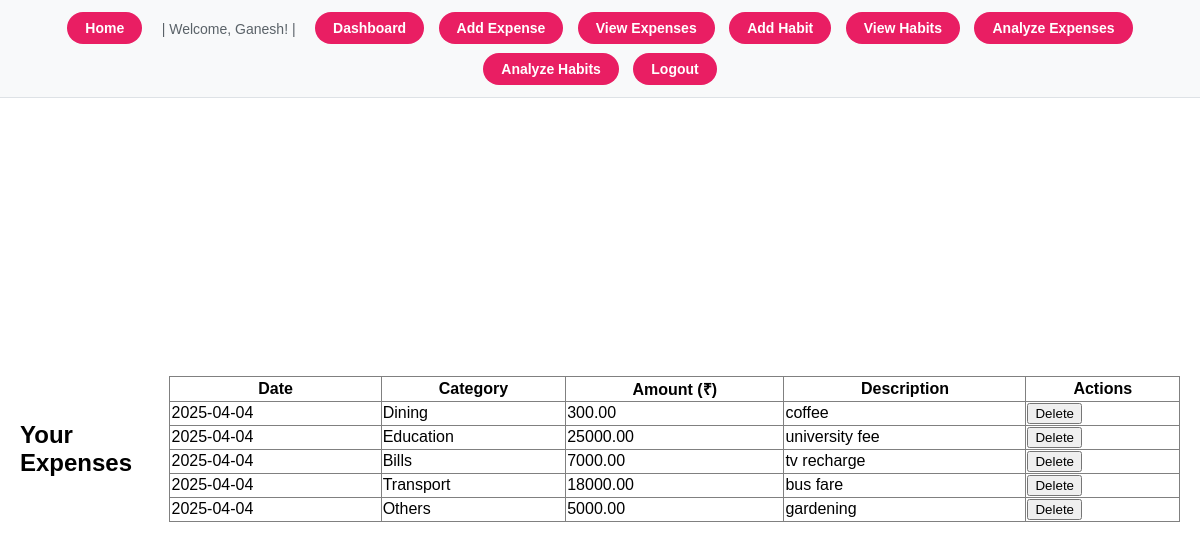
The app's page /view_expenses (signed in) with its own data.
### models.py (models this page shows, shortened)
class User(UserMixin, db.Model):
    id = db.Column(db.Integer, primary_key=True)
    username = db.Column(db.String(80), unique=True, nullable=False)
    password_hash = db.Column(db.String(128), nullable=False)
    expenses = db.relationship('Expense', backref='owner', lazy=True, cascade="all, delete-orphan")
    habits = db.relationship('Habit', backref='owner', lazy=True, cascade="all, delete-orphan")

class Expense(db.Model):
    id = db.Column(db.Integer, primary_key=True)
    date = db.Column(db.Date, nullable=False, default=date.today) # Use date.today for default
    category = db.Column(db.String(100), nullable=False)
    amount = db.Column(db.Float, nullable=False)
    description = db.Column(db.String(200), nullable=True)
    user_id = db.Column(db.Integer, db.ForeignKey('user.id'), nullable=False)

### app.py (the view)
    @app.route('/view_expenses')
    @login_required
    def view_expenses():
        user_expenses = Expense.query.filter_by(user_id=current_user.id).order_by(Expense.date.desc()).all()
        return render_template('view_expenses.html', expenses=user_expenses)

### models.py (called while the page is built)
@login_manager.user_loader
def load_user(user_id):
    return User.query.get(int(user_id))

### templates/view_expenses.html (shortened to what this page needs)
{% extends '_base.html' %}
{% block content %}
  <h2>Your Expenses</h2>
  {% if expenses %}
    <table border="1" style="width:100%; border-collapse: collapse;">
      <thead>
        <tr>
          <th>Date</th>
          <th>Category</th>
          <th>Amount (₹)</th>
          <th>Description</th>
          <th>Actions</th>
        </tr>
      </thead>
      <tbody>
        {% for expense in expenses %}
          <tr>
            <td>{{ expense.date.strftime('%Y-%m-%d') }}</td>
            <td>{{ expense.category }}</td>
            <td>{{ "%.2f"|format(expense.amount) }}</td>
            <td>{{ expense.description }}</td>
            <td>
              <form method="POST" action="{{ url_for('delete_expense', expense_id=expense.id) }}" style="display:inline;" onsubmit="return confirm('Are you sure you want to delete this expense?');">
                  <button type="submit">Delete</button>
              </form>
              </td>
          </tr>
        {% endfor %}
      </tbody>
    </table>
  {% else %}
    <p>You haven't logged any expenses yet. <a href="{{ url_for('add_expense') }}">Add one now!</a></p>
  {% endif %}
{% endblock %}

### templates/_base.html (shortened to what this page needs)
<!DOCTYPE html>
<html lang="en">
<head>
</head>
<body>
    <nav>
        <a href="{{ url_for('index') }}">Home</a>
        {% if current_user.is_authenticated %}
            <span>| Welcome, {{ current_user.username }}! |</span>
            <a href="{{ url_for('dashboard') }}">Dashboard</a>
            <a href="{{ url_for('add_expense') }}">Add Expense</a>
            <a href="{{ url_for('view_expenses') }}">View Expenses</a>
            <a href="{{ url_for('add_habit') }}">Add Habit</a>
            <a href="{{ url_for('view_habits') }}">View Habits</a>
            <a href="{{ url_for('analyze_expenses') }}">Analyze Expenses</a>
            <a href="{{ url_for('analyze_habits') }}">Analyze Habits</a>
            <a href="{{ url_for('logout') }}">Logout</a>
        {% endif %}
    </nav>
    <main>
        {% block content %}
        {% endblock %}
    </main>
</body>
</html>

### templates/_base.html (style rules this page uses)
html, body { margin: 0; padding: 0; height: 100%; }
body { font-family: 'Arial', sans-serif; margin: 0; padding: 0; display: flex; flex-direction: column; min-height: 100vh; background-color: #ffffff; }
nav { flex-shrink: 0; padding: 8px 25px; background-color: #f8f9fa; border-bottom: 1px solid #dee2e6; text-align: center; }
nav a { display: inline-block; margin: 4px 5px; padding: 8px 18px; background-color: #E91E63; color: white !important; border: none; border-radius: 20px; text-decoration: none !important; font-size: 14px; font-weight: bold; transition: background-color 0.2s ease, transform 0.2s ease; }
nav span { margin: 4px 10px; color: #5a6268; display: inline-block; vertical-align: middle; padding: 8px 0; font-size: 14px; }
main { flex-grow: 1; display: flex; justify-content: center; align-items: center; padding: 20px; width: 100%; box-sizing: border-box; }

### records on screen
User: username "Ganesh"
Expense: date "2025-04-04", category "Dining", amount "300.00", description "coffee"
Expense: date "2025-04-04", category "Education", amount "25000.00", description "university fee"
Expense: date "2025-04-04", category "Bills", amount "7000.00", description "tv recharge"
Expense: date "2025-04-04", category "Transport", amount "18000.00", description "bus fare"
Expense: date "2025-04-04", category "Others", amount "5000.00", description "gardening"
